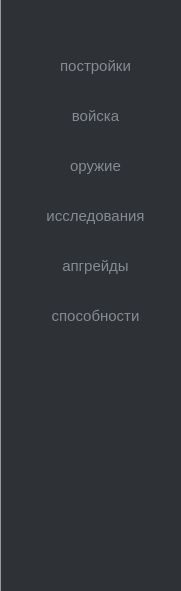
     <widget class="QWidget" name="widget_3" native="true">
      <property name="geometry">
       <rect>
        <x>0</x>
        <y>0</y>
        <width>181</width>
        <height>591</height>
       </rect>
      </property>
      <property name="styleSheet">
       <string notr="true">QWidget{
background:#2E3136;
border-left:1px solid #95999C;
}
 QPushButton{
color:#858B90;
border:none;
font-size:15px;
border-radius:3px;
}

QPushButton:hover{
background:#32363B;

color:#BABBBF;
}</string>
      </property>
      <widget class="QPushButton" name="SM_build">
       <property name="geometry">
        <rect>
         <x>10</x>
         <y>50</y>
         <width>171</width>
         <height>31</height>
        </rect>
       </property>
       <property name="styleSheet">
        <string notr="true"/>
       </property>
       <property name="text">
        <string>постройки</string>
       </property>
      </widget>
      <widget class="QPushButton" name="SM_army">
       <property name="geometry">
        <rect>
         <x>10</x>
         <y>100</y>
         <width>171</width>
         <height>31</height>
        </rect>
       </property>
       <property name="styleSheet">
        <string notr="true"/>
       </property>
       <property name="text">
        <string>войска</string>
       </property>
      </widget>
      <widget class="QPushButton" name="SM_study">
       <property name="geometry">
        <rect>
         <x>10</x>
         <y>200</y>
         <width>171</width>
         <height>31</height>
        </rect>
       </property>
       <property name="styleSheet">
        <string notr="true"/>
       </property>
       <property name="text">
        <string>исследования</string>
       </property>
      </widget>
      <widget class="QPushButton" name="SM_weapon">
       <property name="geometry">
        <rect>
         <x>10</x>
         <y>150</y>
         <width>171</width>
         <height>31</height>
        </rect>
       </property>
       <property name="styleSheet">
        <string notr="true"/>
       </property>
       <property name="text">
        <string>оружие</string>
       </property>
      </widget>
      <widget class="QPushButton" name="SM_capabilities">
       <property name="geometry">
        <rect>
         <x>10</x>
         <y>300</y>
         <width>171</width>
         <height>31</height>
        </rect>
       </property>
       <property name="styleSheet">
        <string notr="true"/>
       </property>
       <property name="text">
        <string>способности</string>
       </property>
      </widget>
      <widget class="QPushButton" name="SM_upgrade">
       <property name="geometry">
        <rect>
         <x>10</x>
         <y>250</y>
         <width>171</width>
         <height>31</height>
        </rect>
       </property>
       <property name="styleSheet">
        <string notr="true"/>
       </property>
       <property name="text">
        <string>апгрейды</string>
       </property>
      </widget>
     </widget>
